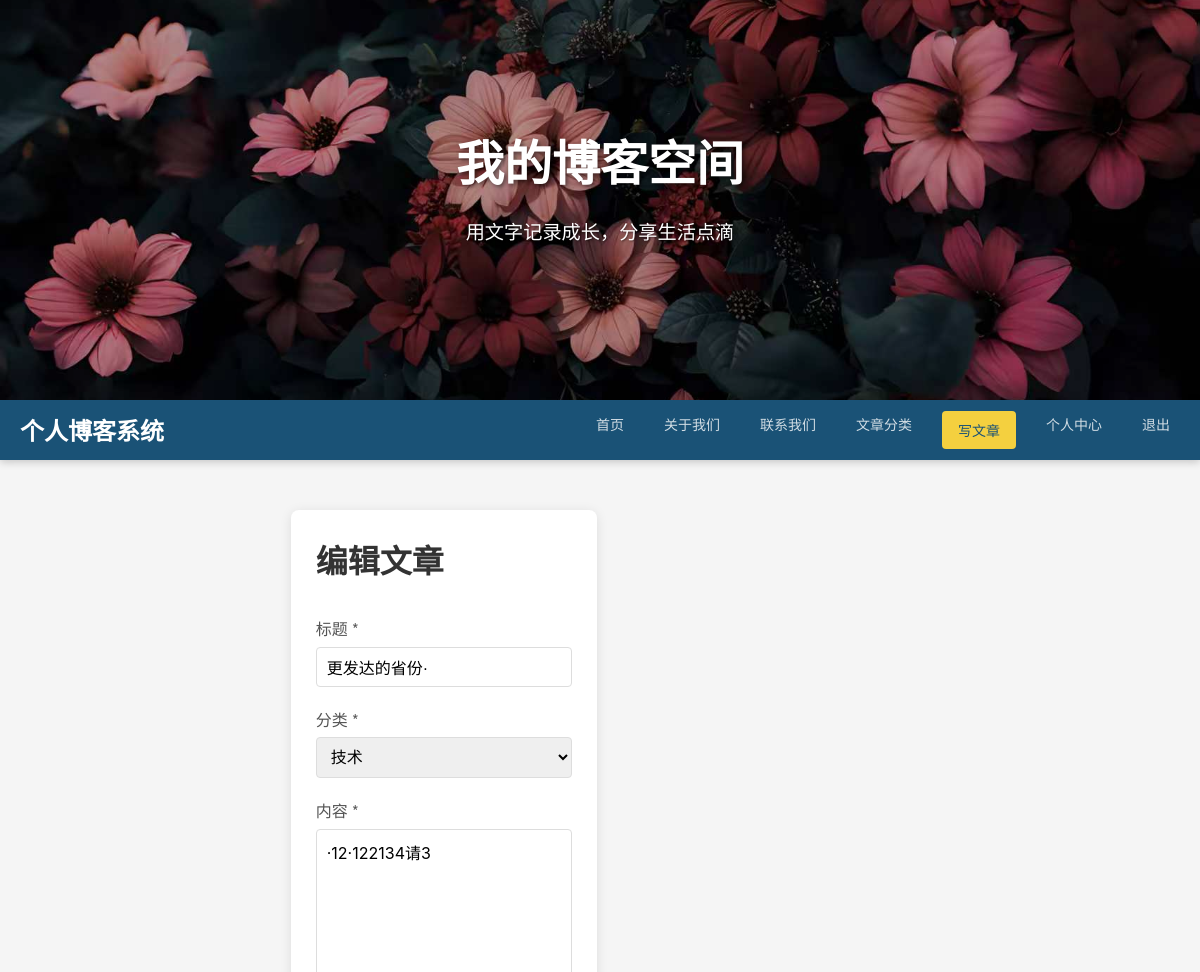
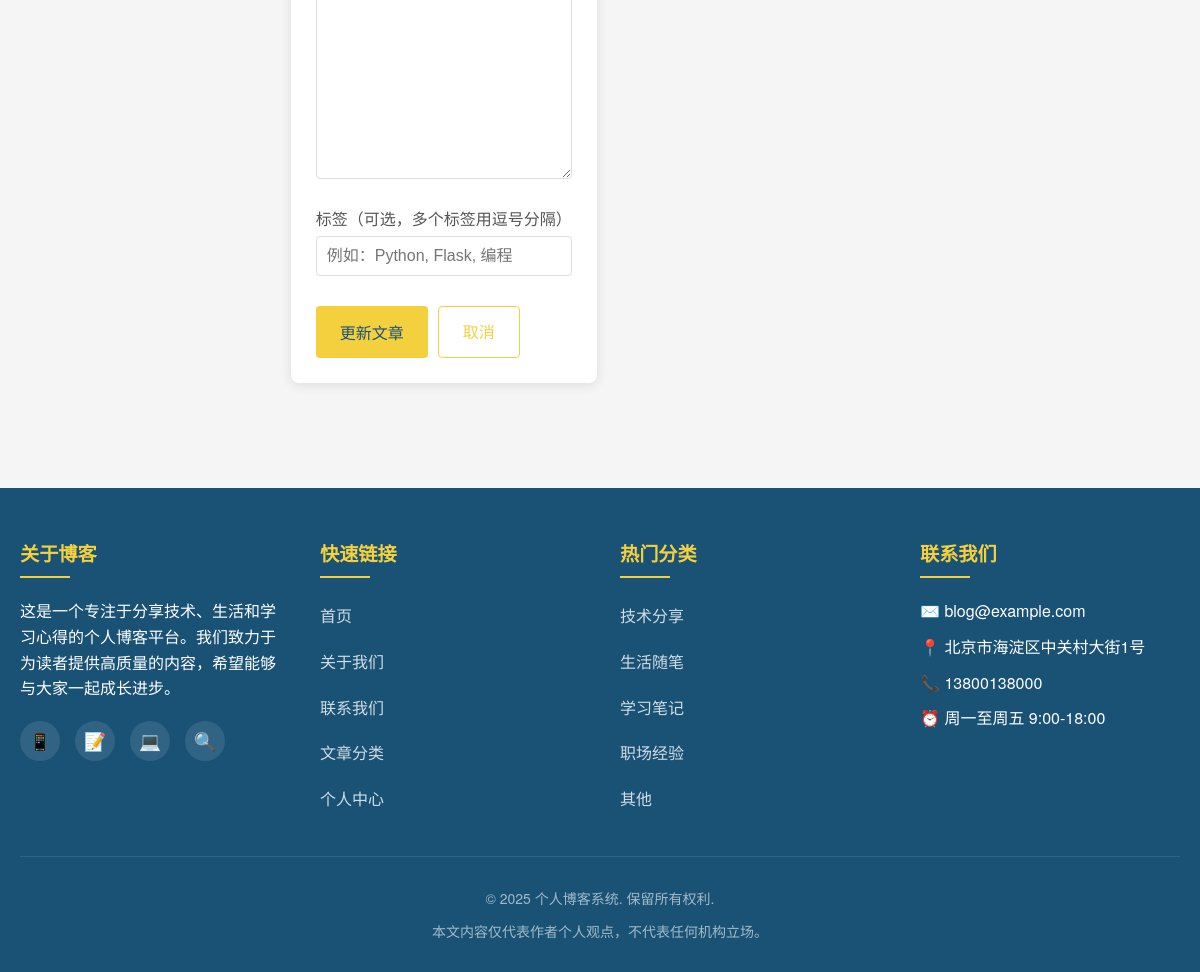
Page /edit_post/9 (signed in) on the committed database (2 pictures, top to bottom).
### app.py (models this page shows)
class Post(db.Model):
    id = db.Column(db.Integer, primary_key=True)
    title = db.Column(db.String(100), nullable=False)
    content = db.Column(db.Text, nullable=False)
    created_at = db.Column(db.DateTime, default=datetime.utcnow)
    updated_at = db.Column(db.DateTime, default=datetime.utcnow, onupdate=datetime.utcnow)
    views = db.Column(db.Integer, default=0)
    likes = db.Column(db.Integer, default=0)
    author_id = db.Column(db.Integer, db.ForeignKey('user.id'), nullable=False)
    category_id = db.Column(db.Integer, db.ForeignKey('category.id'), nullable=False)
    comments = db.relationship('Comment', backref='post', lazy=True)
    tags = db.relationship('Tag', secondary='post_tags', backref='posts')

class Category(db.Model):
    id = db.Column(db.Integer, primary_key=True)
    name = db.Column(db.String(50), unique=True, nullable=False)
    posts = db.relationship('Post', backref='category', lazy=True)

### app.py (the view, shortened to what this page needs)
@app.route('/edit_post/<int:post_id>', methods=['GET', 'POST'])
def edit_post(post_id):
    if 'user_id' not in session:
        flash('请先登录', 'warning')
        return redirect(url_for('login'))
    post = Post.query.get_or_404(post_id)
    if post.author_id != session['user_id']:
        flash('没有权限编辑此文章', 'error')
        return redirect(url_for('post_detail', post_id=post_id))
    categories = Category.query.all()
    tag_string = ', '.join(tag.name for tag in post.tags)
    return render_template('edit_post.html', post=post, categories=categories, tag_string=tag_string)

### app.py (called while the page is built)
@app.context_processor
def inject_user():
    from datetime import datetime
    if 'user_id' in session:
        user = User.query.get(session['user_id'])
        return dict(current_user=user, now=datetime.now())
    return dict(current_user=None, now=datetime.now())

### templates/edit_post.html (shortened to what this page needs)
{% extends "base.html" %}
{% block content %}
    <div class="container">
        <div class="main-content">
            <div class="card">
                <h1 class="edit-title">{% if is_new %}发布文章{% else %}编辑文章{% endif %}</h1>
                <form id="edit-post-form" method="POST" action="{{ url_for('add_post') if is_new else url_for('edit_post', post_id=post.id) }}">
                    <div class="form-group">
                        <label for="title" class="form-label">标题 *</label>
                        <input type="text" id="title" name="title" class="form-control" placeholder="请输入文章标题" value="{{ post.title if post else '' }}" required>
                    </div>
                    <div class="form-group">
                        <label for="category_id" class="form-label">分类 *</label>
                        <select id="category_id" name="category_id" class="form-control" required>
                            {% for category in categories %}
                            <option value="{{ category.id }}" {% if post and post.category_id == category.id %}selected{% endif %}>{{ category.name }}</option>
                            {% endfor %}
                        </select>
                    </div>
                    <div class="form-group">
                        <label for="content" class="form-label">内容 *</label>
                        <textarea id="content" name="content" class="form-control content-textarea" rows="15" placeholder="请输入文章内容" required>{{ post.content if post else '' }}</textarea>
                    </div>
                    <div class="form-group">
                        <label for="tags" class="form-label">标签（可选，多个标签用逗号分隔）</label>
                        <input type="text" id="tags" name="tags" class="form-control" placeholder="例如：Python, Flask, 编程" value="{{ tag_string if tag_string else '' }}">
                    </div>
                    <div class="form-actions">
                        <button type="submit" class="btn btn-primary">{% if is_new %}发布文章{% else %}更新文章{% endif %}</button>
                        <a href="{{ url_for('index') }}" class="btn btn-outline" onclick="return confirm('确定要取消吗？未保存的内容将丢失。')">取消</a>
                    </div>
                </form>
            </div>
        </div>
    </div>
{% endblock %}

### templates/edit_post.html (style rules this page uses)
.edit-title { margin-bottom: 30px; color: #333; font-size: 2rem; }
.content-textarea { font-family: -apple-system, BlinkMacSystemFont, 'Segoe UI', Roboto, 'Helvetica Neue', Arial, sans-serif; resize: vertical; }
.form-actions { margin-top: 30px; display: flex; gap: 10px; }
.btn-primary { padding: 12px 24px; font-size: 16px; }
.btn-outline { padding: 12px 24px; font-size: 16px; }

### rows in the picture
Post: title "更发达的省份·", category_id "技术", content "·12·122134请3"
